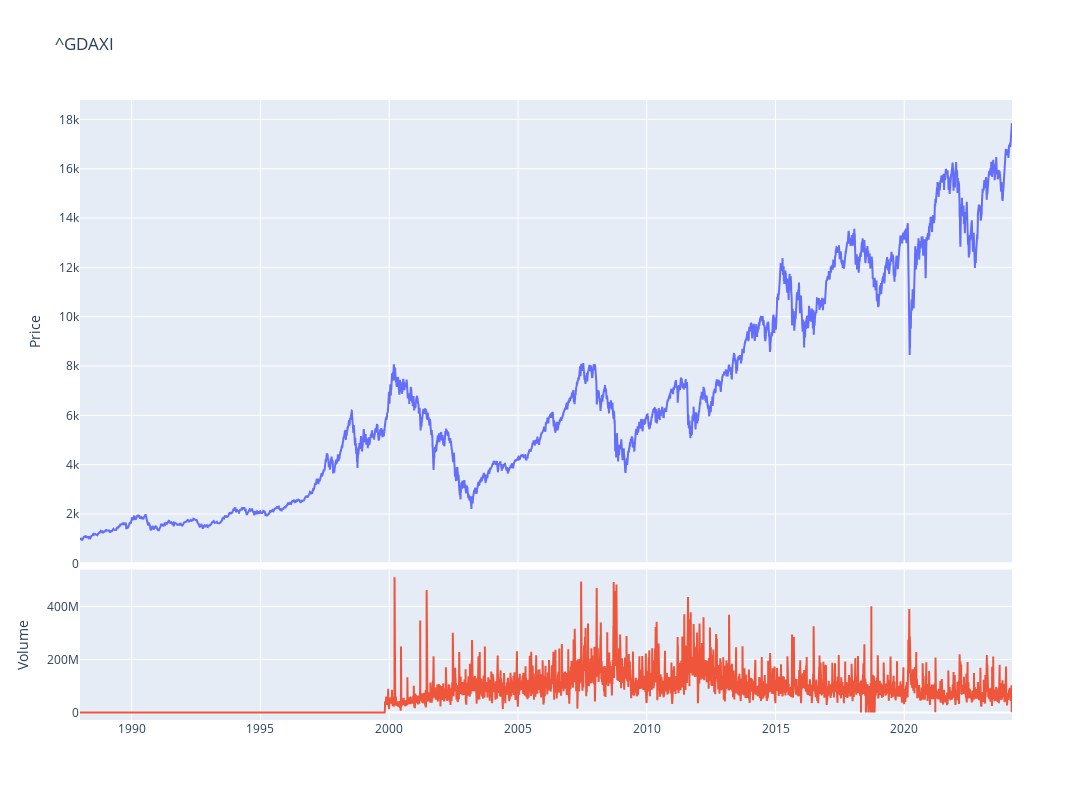

The notebook cell this image was saved under:
### Code cell
fig = make_subplots(rows=4, cols=1,shared_xaxes=True,vertical_spacing=0.01,specs=[[{'rowspan':3,'colspan':1}],[None],[None],[{'rowspan':1,'colspan':1}]])

# Graph (1,1)
fig.add_trace(go.Scatter(x=stock_dax.index,y=stock_dax['Adj Close'],mode="lines",name=f"{ticker}"),row=1, col=1)
# Update xaxis properties
fig.update_yaxes(title_text="Price", row=1, col=1)

# Graph (4,1)
fig.add_trace(go.Scatter(x=stock_dax.index,y=stock_dax['Volume'],mode="lines",name='Volume'),row=4, col=1)
fig.update_yaxes(title_text="Volume", row=4, col=1)

fig.update_layout(height=800, width=1300,showlegend=False,title=f"{ticker}")

fig.show()

### Figure 1 — Plotly figure (JSON) as saved in the notebook; plotly's stock layout.template omitted (floating-point values rounded to 4 significant figures; data arrays with more than 128 entries replaced by an {"elided": "..."} marker saying what was removed)
{"data": [{"mode": "lines", "name": "^GDAXI", "type": "scatter", "x": {"elided": "9151 str values"}, "xaxis": "x", "y": {"elided": "9151 float values"}, "yaxis": "y"}, {"mode": "lines", "name": "Volume", "type": "scatter", "x": {"elided": "9151 str values"}, "xaxis": "x2", "y": {"elided": "9151 int values"}, "yaxis": "y2"}], "layout": {"height": 800, "showlegend": false, "title": {"text": "^GDAXI"}, "width": 1300, "xaxis": {"anchor": "y", "domain": [0, 1], "matches": "x2", "showticklabels": false}, "xaxis2": {"anchor": "y2", "domain": [0, 1]}, "yaxis": {"anchor": "x", "domain": [0.2525, 1], "title": {"text": "Price"}}, "yaxis2": {"anchor": "x2", "domain": [0, 0.2425], "title": {"text": "Volume"}}}}
